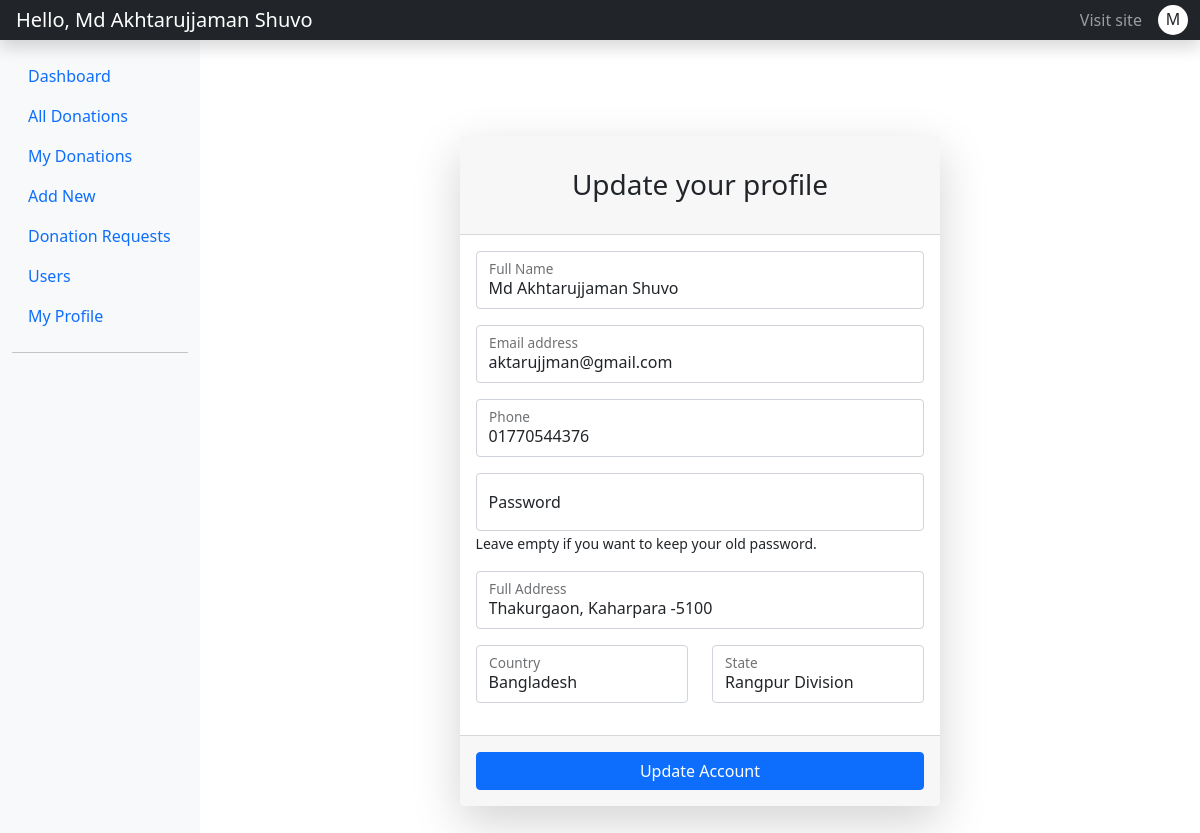
Screenshot of /dashboard/profile.php (signed in) with the database file from the repository.
### tables this page shows
CREATE TABLE `Users` (
  `id` bigint(20) NOT NULL AUTO_INCREMENT,
  `full_name` varchar(255) NOT NULL,
  `email` varchar(255) NOT NULL,
  `password` varchar(255) NOT NULL,
  `phone` varchar(255) NOT NULL,
  `full_address` varchar(255) DEFAULT NULL,
  `country` varchar(255) DEFAULT NULL,
  `state` varchar(255) DEFAULT NULL,
  `lat` varchar(255) DEFAULT NULL,
  `long` varchar(255) DEFAULT NULL,
  `user_role` varchar(255) DEFAULT NULL,
  `dated` datetime DEFAULT NULL ON UPDATE CURRENT_TIMESTAMP,
  PRIMARY KEY (`id`)
);

### config.php (called while the page is built, shortened)
<?php
final class dbconn{
    public $dbconn;
    function __construct(){
        $this->dbconn = new mysqli(DB_HOST, DB_USER, DB_PASSWORD, DB_NAME);
    }
    public static function init() {
        static $instance = false;
        if ( ! $instance ) {
            $instance = new self();
        }
        return $instance;
    }
    public function query( $query, $type = '' ){
        if ( empty( $type ) ) {
            return $this->dbconn->query( $query );
        } elseif( $type == 'insert' ){
            if ( $this->dbconn->query( $query ) === TRUE ) {
                $this->insert_id = $this->dbconn->insert_id;
            } else {
                $this->last_error = "Error: " . $query . "<br>" . $this->dbconn->error;
            }
        }
    }
    public function get_row( $query = '' ){
        $db_query = $this->query( $query );
        if( isset( $db_query->num_rows ) && $db_query->num_rows > 0 ){
            return $db_query->fetch_assoc();
        }
        return false;
    }
}
function dbconn(){
    return dbconn::init();
}

### functions.php (called while the page is built, shortened)
<?php
require ABSPATH . "config.php";
function get_option( $option_key = false ){
	$get_value = dbconn()->get_row( "SELECT value FROM Options WHERE name = '$option_key' LIMIT 1" );
    if ( !empty( $get_value ) ) {
    	return isset( $get_value['value'] ) ? $get_value['value'] : '';
    }
	return '';
}
function is_logged_in(){
	if( isset( $_SESSION["loggedin"] ) && $_SESSION["loggedin"] === true ){
	    return $_SESSION["current_user_id"];
	}
 	return false;
}
function get_current_user_id(){
	return is_logged_in();
}
function sanitize_title( $str = '' ){
	$str = preg_replace('/\W+/', '-', strtolower( trim( $str ) ) );
	$str = trim( $str, 'php' );
	$str = trim( $str, '-' );
	return $str;
}
function get_current_page_id(){
	$request_uri = $_SERVER['REQUEST_URI'];
	switch ( $request_uri ) {
		default:
			return sanitize_title( $request_uri );
			break;
	}
	return;
}
function get_body_classes(){
	return get_current_page_id();
}
function home_url( $url = '' ){
	$home_url = get_option('siteurl');
	$home_url = trim( $home_url, '/' ) . '/';
	if ( !empty( $url ) ) {
		$home_url = $home_url . $url;
	}
	if ( !strrpos( $home_url, ".php") ) {
		$home_url = trim( $home_url, '/' ) . '/';
	}
	return $home_url;
}
function assets_url( $url = '' ){
	$assets_url = home_url('assets');
	if ( !empty( $url ) ) {
		$assets_url = $assets_url . $url;
	}
	return $assets_url;
}
function get_welcome_message(){
	$user = current_user();
	if ( isset( $user['full_name'] ) ) {
		return $user['full_name'];
	}
	return 'Guest';
}
function get_avatar(){
	return substr(get_welcome_message(), 0, 1);
}
function hw_parse_args( $args, $defaults = array() ) {
    if ( is_object( $args ) ) {
        $parsed_args = get_object_vars( $args );
    } elseif ( is_array( $args ) ) {
        $parsed_args =& $args;
    } else {
        hw_parse_str( $args, $parsed_args );
    }
    if ( is_array( $defaults ) && $defaults ) {
        return array_merge( $defaults, $parsed_args );
    }
    return $parsed_args;
}
function get_user_db_default_args(){
	return array(
		'id'           => '',
		'full_name'    => '',
		'email'        => '',
		'password'     => '',
		'phone'        => '',
		'full_address' => '',
		'country'      => '',
		'state'        => '',
		'lat'          => '0',
		'long'         => '0',
		'user_role'    => 'user',
		'dated'        => date('Y-m-d H:i:s'),
	);
}
function current_user(){
	if ( isset( $GLOBALS['current_user'] ) && !empty( $GLOBALS['current_user'] ) ) {
		return $GLOBALS['current_user'];
	}
	$user_id = get_current_user_id();
	$user = dbconn()->get_row("SELECT * FROM Users WHERE id = '$user_id'");
	if ( !empty( $user ) ) {
		return $user;
	}
	return false;
}

### dashboard/profile.php (the view, shortened to what this page needs)
<?php include_once 'header.php'; ?>
<?php
$user = current_user();
$user = hw_parse_args($user, get_user_db_default_args());
$user['password'] = '';
?>
<div class="container col-xl-10 col-xxl-8 px-4 py-5">
    <div class="row align-items-center g-lg-5 py-5">
      	<div class="col-md-10 mx-auto col-lg-8">
			<div class="card shadow-lg border-0 rounded-lg">
			    <div class="card-header">
			        <h3 class="text-center font-weight-light my-4">Update your profile</h3>
			    </div>
			    <form method="post">
			    	<div class="card-body">
			            <div class="form-floating mb-3">
			                <input class="form-control" id="inputFullName" type="text" name="full_name" placeholder="Enter your full name" value="<?php echo $user['full_name']; ?>" required>
			                <label for="inputFullName">Full Name</label>
			            </div>
			            <div class="form-floating mb-3">
			                <input class="form-control" id="inputEmail" type="email" name="email" placeholder="name@example.com" value="<?php echo $user['email']; ?>" required>
			                <label for="inputEmail">Email address</label>
			            </div>
			            <div class="form-floating mb-3">
			                <input class="form-control" id="inputPhone" type="tel" name="phone" placeholder="+8801770376544" value="<?php echo $user['phone']; ?>" required>
			                <label for="inputPhone">Phone</label>
			            </div>
			            <div class="form-floating mb-3">
			               	<input class="form-control" id="inputPassword" type="password" name="password" placeholder="Create a password" value="<?php echo $user['password']; ?>">
			                <label for="inputPassword">Password</label>
			                <small>Leave empty if you want to keep your old password.</small>
			            </div>
			            <div class="form-floating mb-3">
			                <input class="form-control" id="inputFullAddress" type="text" name="full_address" placeholder="Enter full address" value="<?php echo $user['full_address']; ?>">
			                <label for="inputFullAddress">Full Address</label>
			            </div>
			            <div class="row mb-3">
			                <div class="col-md-6">
			                    <div class="form-floating mb-3 mb-md-0">
			                        <input class="form-control" id="inputCountry" type="text" name="country" placeholder="Country" value="<?php echo $user['country']; ?>">
			                        <label for="inputCountry">Country</label>
			                    </div>
			                </div>
			                <div class="col-md-6">
			                    <div class="form-floating mb-3 mb-md-0">
			                        <input class="form-control" id="inputState" type="text"  name="state" placeholder="State" value="<?php echo $user['state']; ?>">
			                        <label for="inputState">State</label>
			                    </div>
			                </div>
			            </div>
			    	</div>
			    <div class="card-footer text-center py-3">
			        <div class="d-grid"><button class="btn btn-primary btn-block" type="submit">Update Account</button></div>
			    </div>
			    </form>
			</div>
      	</div>
    </div>
</div>
<?php include_once 'footer.php'; ?>

### dashboard/header.php (shortened to what this page needs)
<?php require_once dirname( __DIR__ ) . '/functions.php'; ?>
<!DOCTYPE html>
<html lang="en">
<head>
    <link rel="stylesheet" href="<?php echo assets_url('css/bootstrap.css'); ?>">
    <link rel="stylesheet" href="<?php echo assets_url('font/bootstrap-icons.css'); ?>">
    <link rel="stylesheet" href="<?php echo assets_url('css/frontend.css'); ?>">
    <link rel="stylesheet" href="<?php echo assets_url('css/dashboard.css'); ?>">
</head>
<body class="<?php echo get_body_classes(); ?>">
<header class="navbar navbar-dark sticky-top bg-dark flex-md-nowrap p-0 shadow">
  	<a class="navbar-brand col-md-3 col-lg-2 me-0 px-3" href="<?php echo home_url('dashboard/index.php'); ?>">Hello, <?php echo get_welcome_message(); ?></a>
	<div class="navbar-nav">
	    <div class="nav-item text-nowrap">
	      <a class="nav-link px-3" href="<?php echo home_url(); ?>"><i class="bi bi-link"></i> Visit site</a>
	    </div>
	</div>
  	<div class="dropdown text-end">
	    <a href="#" class="d-flex link-dark text-decoration-none dropdown-toggle" id="dropdownUser1" data-bs-toggle="dropdown" aria-expanded="false">
	    	<span class="align-items-center bg-body d-flex h6 justify-content-center m-0 p-1 rounded-circle" style=" width: 30px; height: 30px; "><?php echo get_avatar(); ?></span>
	    </a>
	</div>
</header>
<div class="container-fluid">
  <div class="row">
    <nav id="sidebarMenu" class="col-md-3 col-lg-2 d-md-block bg-light sidebar collapse">
      <div class="position-sticky pt-3">
        <ul class="nav flex-column">
          <li class="nav-item">
            <a class="nav-link active" aria-current="page" href="<?php echo home_url('dashboard/index.php'); ?>">
              Dashboard
            </a>
          </li>
          <li class="nav-item">
            <a class="nav-link" href="<?php echo home_url('dashboard/all-items.php'); ?>">
              All Donations
            </a>
          </li>
          <li class="nav-item">
            <a class="nav-link" href="<?php echo home_url('dashboard/my-items.php'); ?>">
              My Donations
            </a>
          </li>
          <li class="nav-item">
            <a class="nav-link" href="<?php echo home_url('dashboard/new-donation.php'); ?>">
              Add New
            </a>
          </li>
          <li class="nav-item">
            <a class="nav-link" href="<?php echo home_url('dashboard/requests.php'); ?>">
              Donation Requests
            </a>
          </li>
          <li class="nav-item">
            <a class="nav-link" href="<?php echo home_url('dashboard/users.php'); ?>">
              Users
            </a>
          </li>
          <li class="nav-item">
            <a class="nav-link" href="<?php echo home_url('dashboard/profile.php'); ?>">
              My Profile
            </a>
          </li>
        </ul>
        <hr>
      </div>
    </nav>
    <main class="col-md-9 ms-sm-auto col-lg-10 px-md-4">

### rows the page displays
users: full_name "Md Akhtarujjaman Shuvo", full_name "M", email "aktarujjman@gmail.com", phone "01770544376", full_address "Thakurgaon, Kaharpara -5100", country "Bangladesh", state "Rangpur Division"
